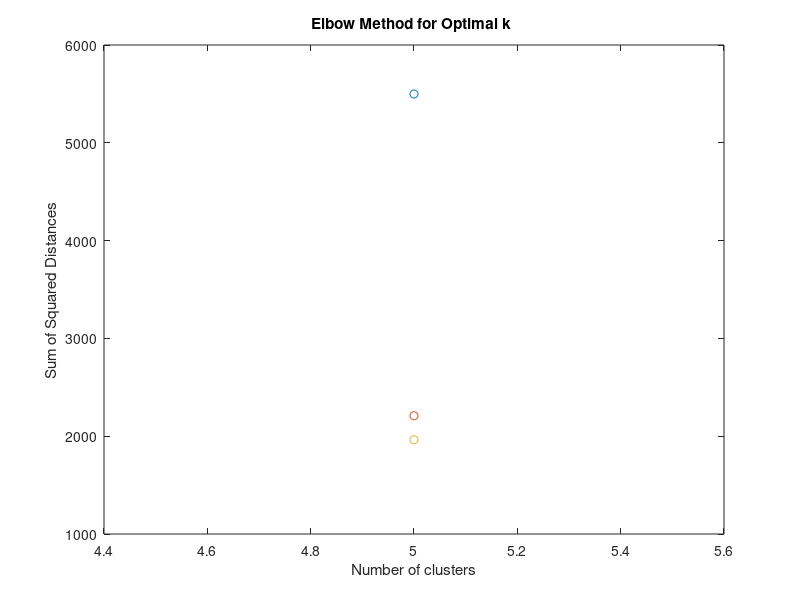

Write the MATLAB code that produced this figure.
data = load('kmeansdata.mat');

% Display the sturcture of loaded data
disp('Displaying the structure of the loaded data')
disp(data)

x = data.X;

% Initialize variables to store the intertias and k values
intertias = [];
k = 3:5; % Range of k values

% Run k-means for different values of k
for k = k
    % Run kmean clustering
    [idx,c,smud] = kmeans(x,k);

    % Calculate and store the sum of squad distance
    intertias(end +1) = sum(smud);

end

% Plot the Elbow curve
figure;
plot(k,intertias,'o-');
title('Elbow Method for Optimal k ')
xlabel('Number of clusters')
ylabel('Sum of Squared Distances')

optimal_k =5;

% Run k-means with the optimal k
[idx,c] = kmeans(x,optimal_k);